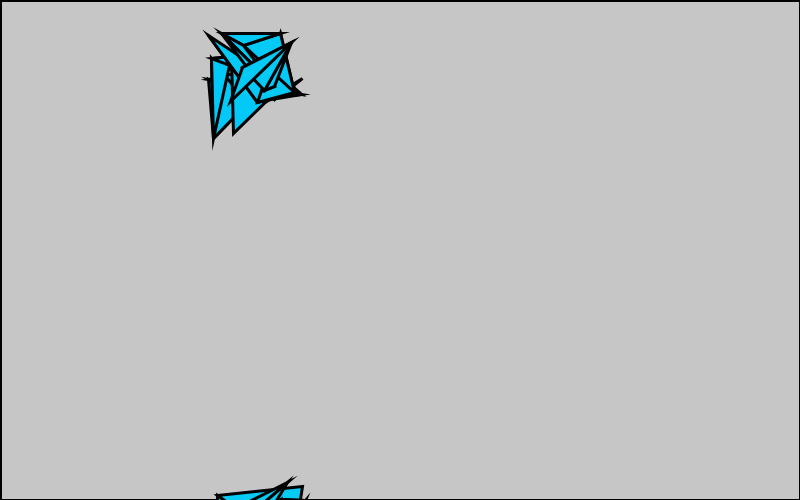
Frame 1 (no input)
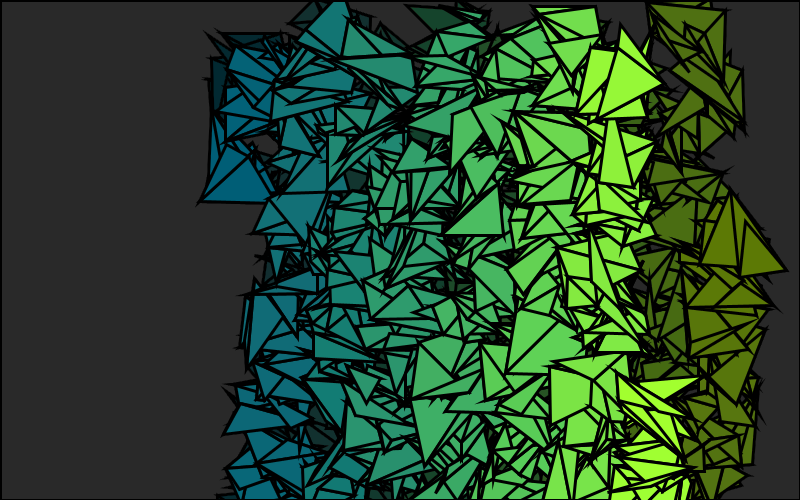
Frame 60 (the mouse pressed at the canvas centre just before this capture)
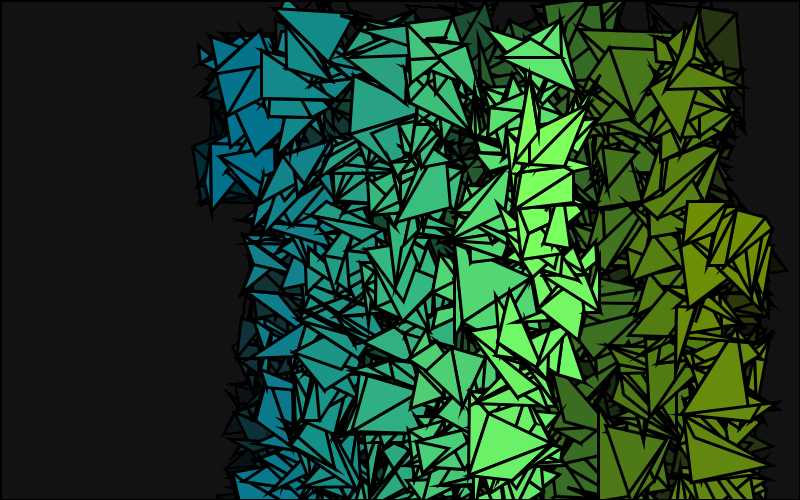
Frame 120 (the mouse held since frame 60 and released just before this capture)

The Processing sketch that drew these frames (run headless with seeded random() and noise(); from frame 60 on, the mouse is pressed at the canvas centre):

// Processing sketch: origami
// ── origami.pde
// Thanks to: Sarah Armstrong

static final int N = 99;
static final int RAND = 20;

int[] xs;
int[] ys;
int[] cs;

void setup() {
  size(800, 500);
  xs = new int[N];
  ys = new int[N];
  cs = new int[N];
  for (int i = 0; i < N; i ++) {
    xs[i] = round(i * 5 + 200);
    ys[i] = (round(600 - i * 40) + 100 * height) % height;
    cs[i] = color(i * 2, i + 200, 250 - i * 2.5);
  }
  stroke(0);
  strokeWeight(3);
}

int ii = 0;
void draw() {
  fill(0, 0, 0, 7);
  rect(0, 0, width, height);
  for (int i = 0; i < 3; i ++) {
    ii = (ii + 1) % N;
    xs[ii] += random(RAND) - RAND / 2;
    ys[ii] += random(RAND) - RAND / 2;
    boop(xs[ii], ys[ii], cs[ii]);
  }
}

void boop(int x, int y, int c) {
  fill(c);
  pushMatrix();
  translate(x, y);
  beginShape(TRIANGLE_STRIP);
  for (int i = 0; i < 15; i ++) {
    vertex(random(100), random(100));
  }
  endShape(CLOSE);
  popMatrix();
}
